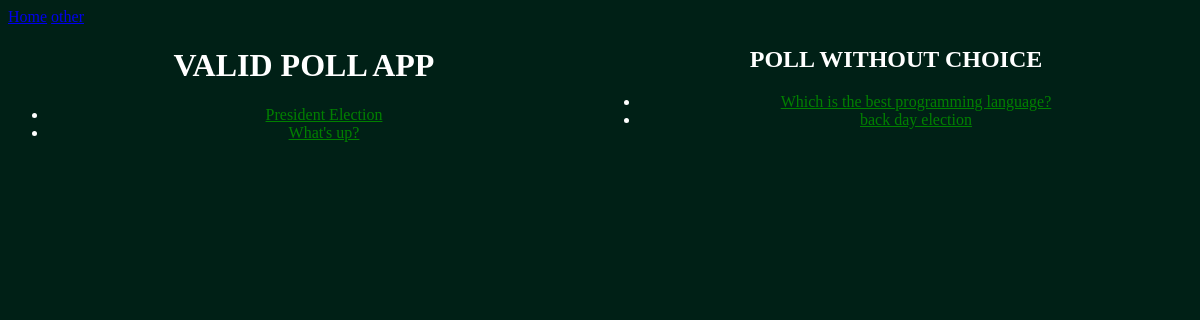
The page / on the database its author committed.
### poll/models.py (models this page shows, shortened)
class Question(models.Model):
    question_text = models.CharField(max_length=200)
    pub_date = models.DateTimeField('date published')

### poll/views.py (the view)
# urls.py: path('', views.IndexView.as_view(), name='index'),
class IndexView(generic.ListView):
    template_name = 'poll/index.html'
    context_object_name = 'latest_question_list'
    def get_queryset(self):
        return Question.objects.filter(
            pub_date__lte=timezone.now()
        ).order_by('-pub_date')[:5]

### poll/templates/poll/index.html (shortened to what this page needs)
  {% extends 'poll/main.html' %}
  {% block content %}
<div class="poll-container">
    <div>
        <h1>VALID POLL APP</h1>
          {% if latest_question_list %}
          <ul>
          {% for question in latest_question_list %}
          {% if question.choice_set.count > 1 %}
          <li><a href="{% url 'polls:detail' question.id %}">{{ question.question_text }}</a></li>
          {% endif %}
          {% endfor %}
          </ul>
      {% else %}
          <p>No polls are available.</p>
      {% endif %}
      </div>
    <div>
        <h2>POLL WITHOUT CHOICE</h2>
        {% if latest_question_list %}
            <ul>
            {% for question in latest_question_list %}
            {% if question.choice_set.count <= 0 %}
            <li><a href="#" id="novote{{question.id}}">{{ question.question_text }}</a></li>
            {% endif %}
            {% endfor %}
            </ul>
        {% else %}
            <p>No polls are available.</p>
        {% endif %}
    </div>
</div>
{% endblock content %}

### poll/static/polls/style.css (style rules this page uses)
li a { color: green; }
body { background-color: rgb(0, 32, 22); color: white; }

### poll/templates/poll/index.html (style rules this page uses)
.poll-container { display: grid; grid-template-columns: 2fr 2fr; text-align: center; text-decoration: none; }

### rows shown on the page
Question: question_text "President Election"
Question: question_text "What's up?"
Question: question_text "Which is the best programming language?"
Question: question_text "back day election"
